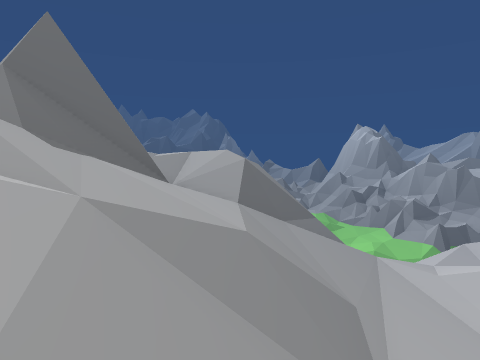
view 1 (above)

16 first-person views from a walk through a 3-D level made in the Unity game engine. The camera is 1.4 m above the floor, tilts 2° down and sees 70° across. Doors are open. The floor is counted in squares, 2 m on a side. Each view is taken from the middle of a square. On the plan, view 1 faces up. The plan holds only what a view shows up to about 11 squares ahead; the rest is blank. The place goes on beyond the plan. The player is left out. Some surface patterns are stand-ins.

view 2
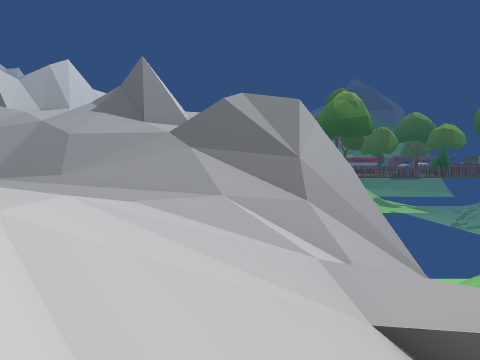

view 3
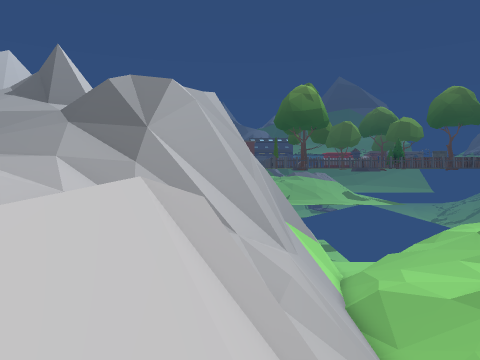

view 4
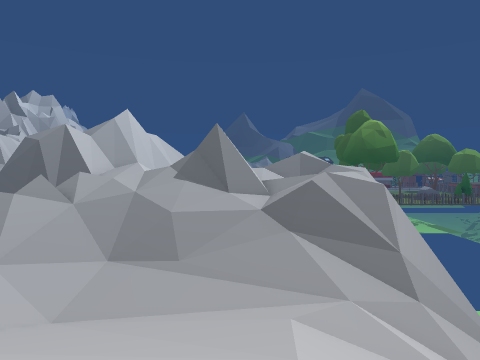

view 5
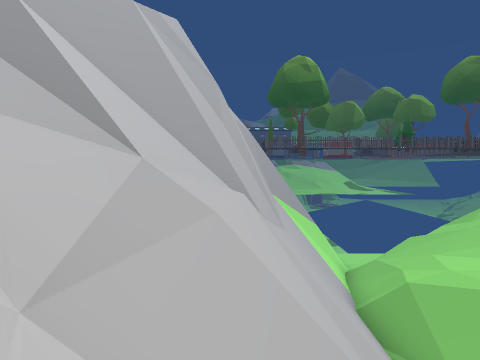

view 6
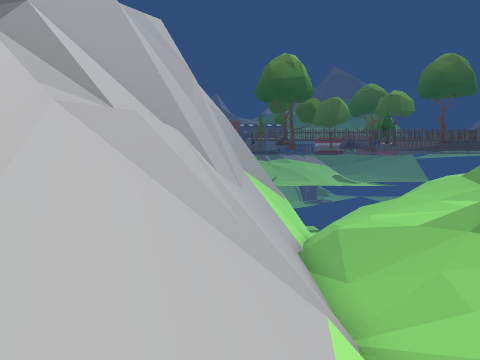

view 7
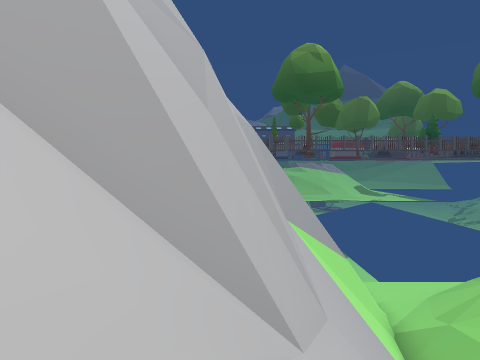

view 8
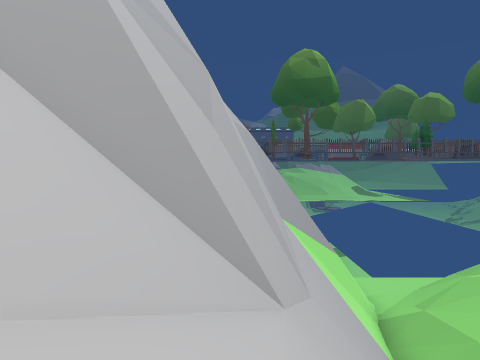

view 9
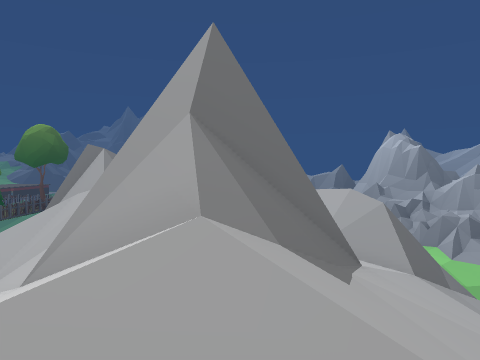

view 10
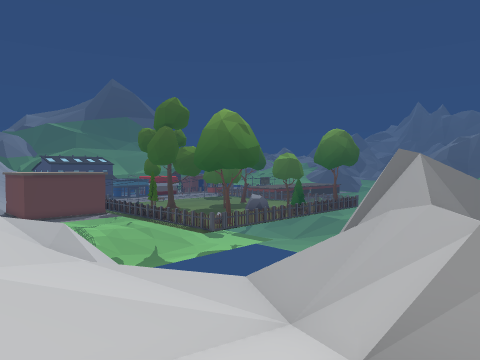

view 11
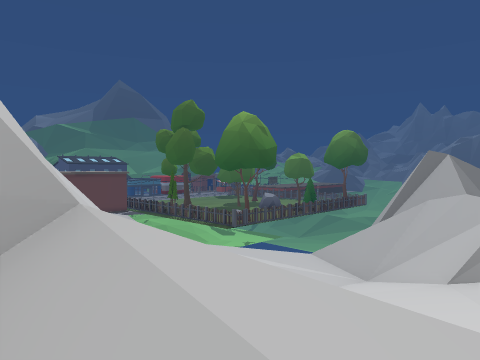

view 12
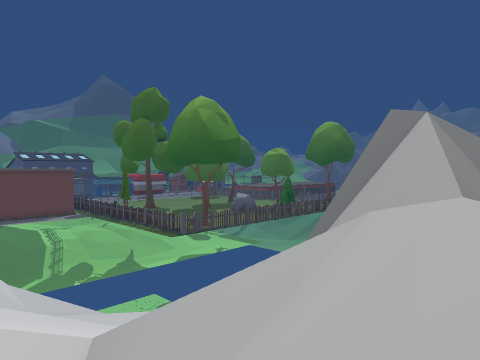

view 13
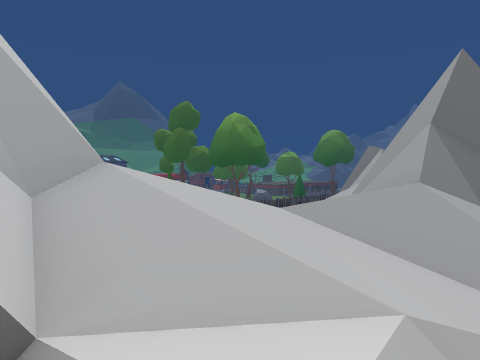

view 14
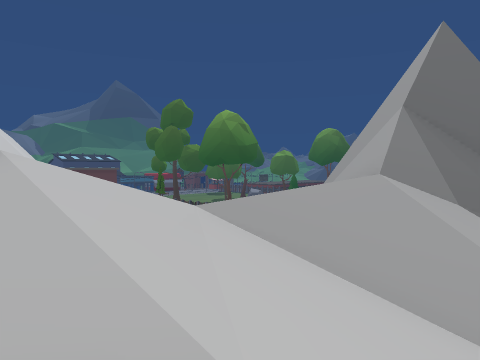

view 15
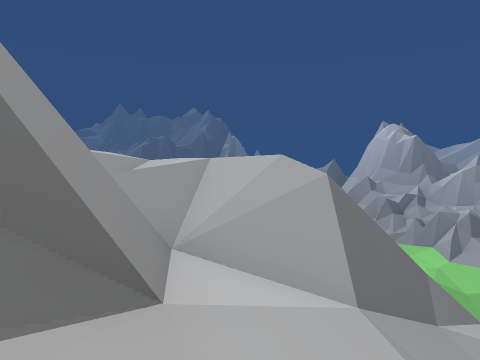

view 16
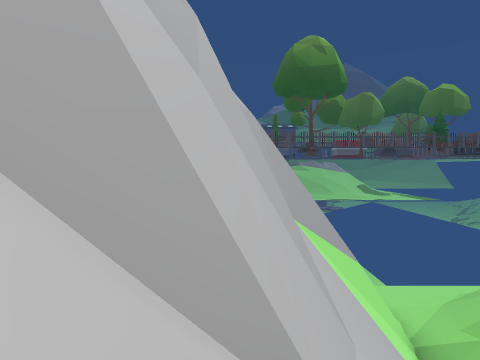

### Floor plan
Key: @ floor where view 1 was taken; # wall or solid block; . main floor; : floor 0.75 m higher than the main floor; - floor 0.75 m lower than the main floor; + floor 4 m higher than the main floor; * floor 4.75 m higher than the main floor; % floor 5.5 m higher than the main floor; & floor 6.5 m higher than the main floor; _ floor 7.25 m lower than the main floor; < floor 8 m lower than the main floor; / step, stairs or slope; = window, fence, low wall or low ledge; ^ raised ledge; v drop or lower ground.
Columns run from 15 left of view 1 to 12 right of it. Each row starts with its distance up from view 1.
 23               //
 22        //// ///__
 21        ////////<_///
 20        /////////<////
 19          ##///////////
 18          #####=///////
 17         ==   ^##########
 16         ##=    ^=vvvv ////
 15          #v v ^##///////##
 14             vvv=##//////==//
 13            vvvvv##////  ///
 12            //v /v#/// /-/
 11        #v/   / //=////-//
 10        ###   ///##/////////
  9   ///   /#/  ///#//://////
  8  //////////  #//=//.::/:/
  7  //////////  #/////..:/    /
  6 //+/ /+++// ^#/////..:/
  5 //////***//#^//////..:/
  4    #///%*//////////-.:/
  3    ///# / /////////-../
  2       ^ #//&////////.
  1          #//%// ////
  0           ##// @///

Where each view was taken, in squares from view 1:
view 1: 0 up, 0 right, facing up
view 2: 10 up, 11 right, facing left
view 3: 14 up, 12 right, facing left
view 4: 7 up, 12 right, facing left
view 5: 15 up, 8 right, facing left
view 6: 16 up, 10 right, facing left
view 7: 15 up, 4 right, facing left
view 8: 15 up, 5 right, facing left
view 9: 2 up, 3 left, facing up
view 10: 3 up, 4 left, facing up-left
view 11: 1 up, 4 left, facing up-left
view 12: 6 up, 5 left, facing up-left
view 13: 0 up, 2 left, facing up-left
view 14: 1 up, 2 left, facing up-left
view 15: 5 up, 1 left, facing up
view 16: 15 up, 3 right, facing left
